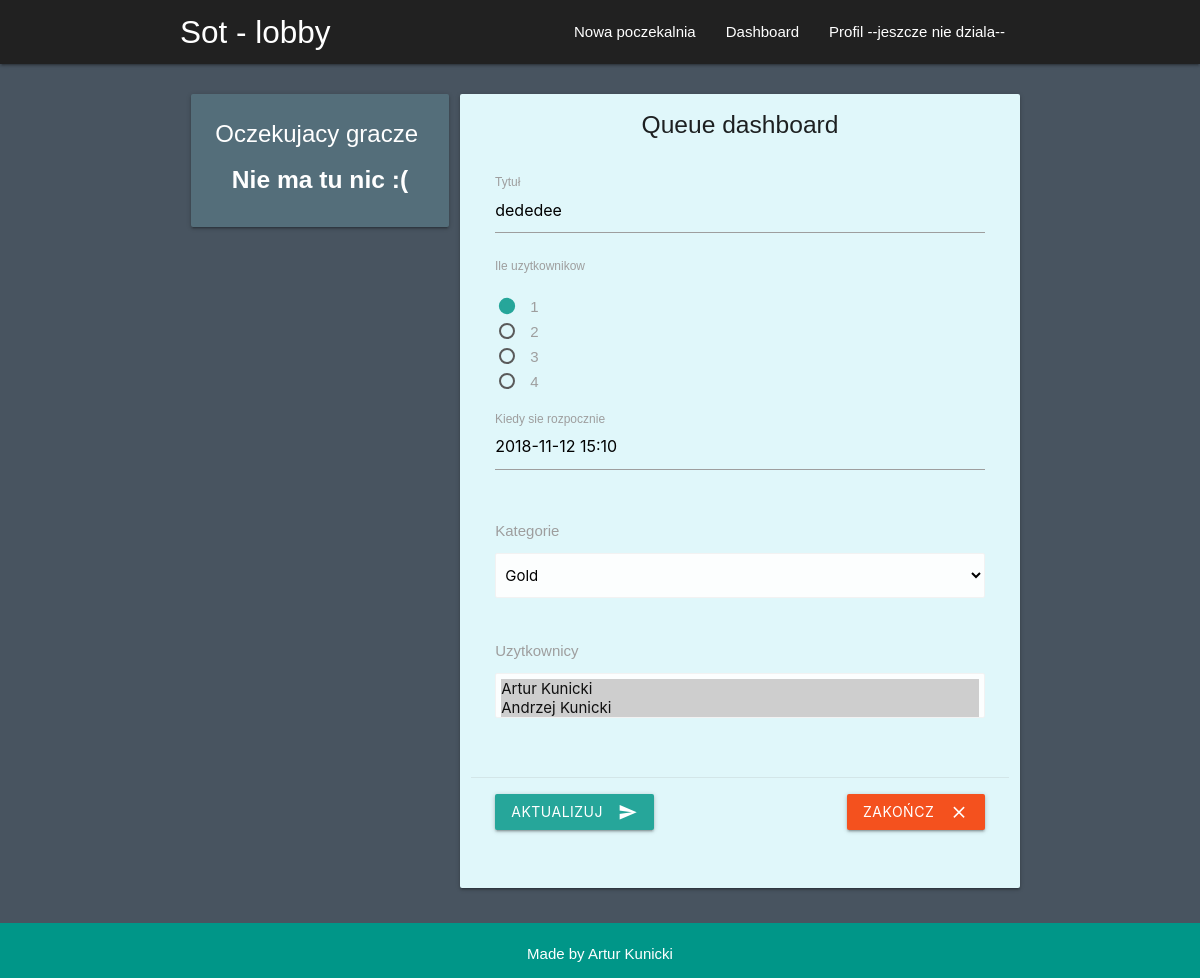
Page /dashboard/6/ (signed in) on the committed database.
### lobby/models.py (models this page shows, shortened)
class Queue(models.Model):
    title = models.CharField(max_length=50)
    members = models.IntegerField()
    date = models.DateTimeField()
    category = models.ForeignKey(Category, on_delete=models.DO_NOTHING,blank=True,null=True, related_name='cat')
    usrs = models.ManyToManyField(Profile)
    author = models.ForeignKey(User,on_delete=models.DO_NOTHING,blank=True,null=True)
    complete = models.BooleanField(default=False)
    def pretty_date(self):
        return self.date.strftime('%Y-%m-%d %H:%M')

### lobby/views.py (the view)
# urls.py: path('dashboard/<int:queue_id>/', views.dashboard, name="dashboard"),
def dashboard(request, queue_id):
    user = request.user
    user_id = user.id
    queue = Queue.objects.get(id=queue_id)
    author_id = queue.author.id
    if user_id == author_id:
        queue = Queue.objects.get(id=queue_id)
        queries = Query.objects.filter(queue=queue)
        context = {
            'queue':queue,
            'queries': queries,
        }
        return render(request,'lobby/dashboard.html', context)
    else:
        messages.error(request,"nie masz dostępu")
        return redirect('index')

### templates/lobby/dashboard.html (shortened to what this page needs)
{% extends 'base.html' %}
{% block content %}
    <div class="container">
        <div class="row">
            <br>
            <div class="col m4 s12" >
                <div class="card blue-grey darken-1" >
                    <div class="card-content white-text">
                      <span class="card-title">Oczekujacy gracze</span>
                    {% if queries%}
                        {% for query in queries %}
                        <form method='POST' action="{% url 'adduser' query.queue.id query.profile.id %}">
                                {% csrf_token %}
                                <p>{{ query.profile.name }}:
                                <input type="submit" value="dodaj"/>
                            </p>
                            <hr>
                        </form>
                        {% endfor %}
                    {% else %}
                        <div class="center-align">
                            <h5><b>Nie ma tu nic :(</b></h5>
                        </div>
                    {% endif %}
                    </div>
                  </div>
            </div>
            <div class="card dashboard col m8 s12">
                <div class="card-title" style="padding-top: 1px;">
                    <h5 class="center-align">Queue dashboard</h5>
                </div>
                <div class="card-content">
                  <form method='POST' action="{% url 'updatedash' queue.id %}">
                    <div class="row">
                        <div class="input-field col s12">
                          <input id="first_name2" type="text" class="validate create" name="title" value="{{ queue.title }}">
                          <label class="active " for="first_name2">Tytuł</label>
                        </div>
                        <div class="input-field col s12"><br>
                          <label class="active" for="first_name2">Ile uzytkownikow</label>
                          <p>
                              <label>
                                <span>1</span>
                              </label>
                            </p>
                            <p>
                              <label>
                                <span>2</span>
                              </label>
                            </p>
                            <p>
                              <label>
                                <span>3</span>
                              </label>
                            </p>
                            <p>
                              <label>
                                <span>4</span>
                              </label>
                            </p>
                      </div>
                        <div class="input-field col s12">
                            <input placeholder="2018-1-21 15:10" id="first_name2" type="text" class="validate create" value="{{ queue.pretty_date }}" name="date">
                            <label class="active" for="first_name2">Kiedy sie rozpocznie</label>
                        </div>
                        <div class="input-field col s12">
                            <label>Kategorie</label><br><br>
                            <select name="category" class = "browser-default">
                                <option value="3"
                                {% if queue.category.title == "Gold" %}
                                selected
                               {% endif %}
                                >Gold</option>
                            </select>
                        </div>
                        <div class="input-field col s12">
                            <label>Uzytkownicy</label><br><br>
                            <select name="usrs" class = "browser-default" multiple>
                                {% if queue.usrs.all %}
                                    {% for profile in queue.usrs.all%}
                                        <option value="{{ profile.id}}"
                                            selected
                                        >{{ profile.name }}</option>
                                    {% endfor %}
                                {% else %}
                                <option value="" disabled="disabled" selected="selected">Zapros kogos</option>
                                {% endif %}
                            </select>
                        </div>
                      </div>
                </div>
                <div class="card-action">
                    <div class="row">
                        <div class="col s6 m6 left-align">
                            <button class="btn waves-effect waves-light" type="submit" name="action">  Aktualizuj
                                <i class="material-icons right">send</i>
                            </button>
                        </div>
                      <div class="col s6 m6 right-align">
                          <form method="get" action="{% url 'rate' queue.id %}">
                              <button class="btn waves-effect" style="background-color: #f4511e ;" type="submit" name="action">  Zakończ
                                    <i class="material-icons right">clear</i>
                                </button>
                            </form>
                          <br>
                        </div>
                      </div>
                </div>
            </div>
        </div>
</div>
{% endblock %}

### sot/static/css/style.css (style rules this page uses)
* { margin:0; padding:0; }
html { position: relative; min-height: 100%; }
body { margin: 0; padding: 0; font-family: sans-serif; background-color: #485460; }
.create { border: #2ecc71 2px solid; border-radius: 20px; }
.dashboard { background-color: #e0f7fa; }

### rows in the picture
Queue: title "dededee", date "2018-11-12 15:10", category "Gold"

### other values in the picture
form field usrs "Artur Kunicki ☑ / Andrzej Kunicki ☑"
